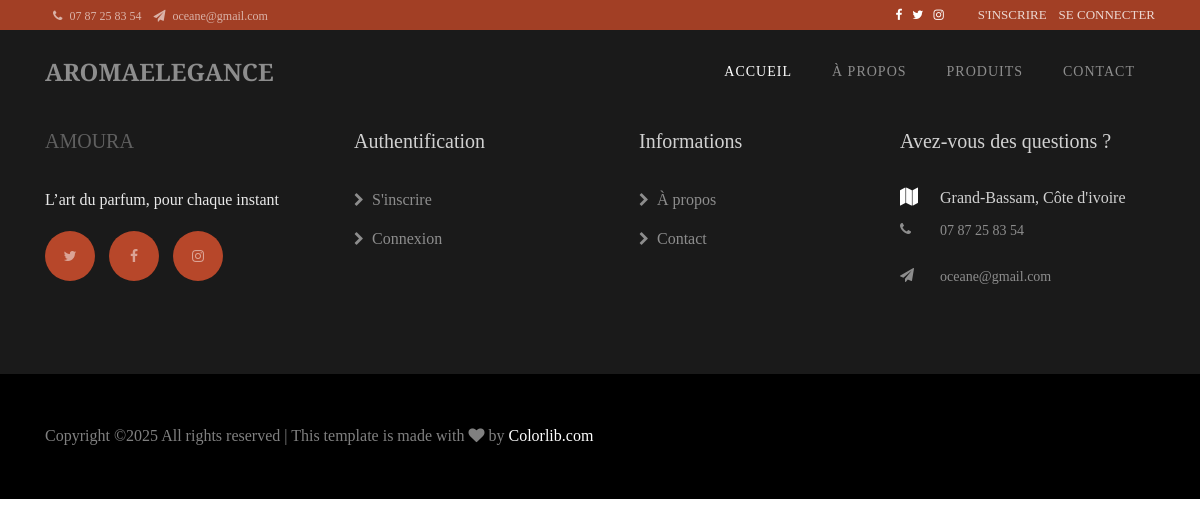
The app's page /base/ with its own data.
### base/models.py (models this page shows, shortened)
class InformationsSite(models.Model):
    nom_site = models.CharField(max_length=100, default="Liquor Store")
    slogan = models.CharField(max_length=255, blank=True, null=True)
    description = models.TextField(blank=True, null=True)
    facebook_link = models.URLField(blank=True, null=True)
    twitter_link = models.URLField(blank=True, null=True)
    instagram_link = models.URLField(blank=True, null=True)
    dribbble_link = models.URLField(blank=True, null=True)
    adresse = models.CharField(max_length=255, blank=True, null=True)
    telephone = models.CharField(max_length=50, blank=True, null=True)
    email = models.EmailField(blank=True, null=True)
    updated_at = models.DateTimeField(auto_now=True)
    class Meta:
        verbose_name = "Information du Site"
        verbose_name_plural = "Informations du Site"

### base/views.py (the view)
# urls.py: path('', base, name='base'),
def base(request):
    return render(request, 'base/base.html')  # ou 'base/home.html' si tu crées une homepage distincte

### base/context_processors.py (called while the page is built)
def informations_site(request):
    info = InformationsSite.objects.first()
    return {'infos_site': info}

### base/templates/base/base.html (shortened to what this page needs)
{% load static %}
<!DOCTYPE html>
<html lang="en">
  <head>
    <link rel="stylesheet" href="https://stackpath.bootstrapcdn.com/font-awesome/4.7.0/css/font-awesome.min.css">
    <link rel="stylesheet" href="{% static 'css/animate.css' %}">
    <link rel="stylesheet" href="{% static 'css/owl.carousel.min.css' %}">
    <link rel="stylesheet" href="{% static 'css/owl.theme.default.min.css' %}">
    <link rel="stylesheet" href="{% static 'css/magnific-popup.css' %}">
    <link rel="stylesheet" href="{% static 'css/flaticon.css' %}">
    <link rel="stylesheet" href="{% static 'css/style.css' %}">
  </head>
  <body>
  	<div class="wrap">
			<div class="container">
				<div class="row">
					<div class="col-md-6 d-flex align-items-center">
						<p class="mb-0 phone pl-md-2">
							<a href="#" class="mr-2"><span class="fa fa-phone mr-1"></span> {{ infos_site.telephone }}</a>
							<a href="#"><span class="fa fa-paper-plane mr-1"></span> {{ infos_site.email }}</a>
						</p>
					</div>
					<div class="col-md-6 d-flex justify-content-md-end">
						<div class="social-media mr-4">
			    		<p class="mb-0 d-flex">
			    			<a href="{{ infos_site.facebook_link }}" class="d-flex align-items-center justify-content-center"><span class="fa fa-facebook"><i class="sr-only">Facebook</i></span></a>
			    			<a href="{{ infos_site.twitter_link }}" class="d-flex align-items-center justify-content-center"><span class="fa fa-twitter"><i class="sr-only">Twitter</i></span></a>
			    			<a href="{{ infos_site.instagram_link }}" class="d-flex align-items-center justify-content-center"><span class="fa fa-instagram"><i class="sr-only">Instagram</i></span></a>
			    		</p>
		        </div>
		        <div class="reg">
                    <p class="mb-0">
                        {% if user.is_authenticated %}
                           <a href="{% url 'logout' %}">Déconnexion</a>
                        {% else %}
                            <a href="{% url 'register' %}" class="mr-2">S'inscrire</a>
                            <a href="{% url 'login' %}">Se connecter</a>
                        {% endif %}
                    </p>
                </div>
					</div>
				</div>
			</div>
		</div>
	  <nav class="navbar navbar-expand-lg navbar-dark ftco_navbar bg-dark ftco-navbar-light" id="ftco-navbar">
	    <div class="container">
	      <a class="navbar-brand" href="{% url 'accueil' %}"><span>AromaElegance</span></a>
	      <div class="order-lg-last btn-group">
          <a href="#" class="btn-cart dropdown-toggle dropdown-toggle-split" data-toggle="dropdown" aria-haspopup="true" aria-expanded="false">
          </a>
	      <div class="collapse navbar-collapse" id="ftco-nav">
	        <ul class="navbar-nav ml-auto">
	          <li class="nav-item active"><a href="{% url 'accueil' %}" class="nav-link">Accueil</a></li>
	          <li class="nav-item"><a href="{% url 'about' %}" class="nav-link">À propos</a></li>
	          <li class="nav-item"><a href="{% url 'produits' %}" class="nav-link">Produits</a></li>
	          <li class="nav-item"><a href="{% url 'contact' %}" class="nav-link">Contact</a></li>
	        </ul>
	      </div>
	    </div>
	  </nav>
    <div class="toast-container position-fixed top-0 end-0 p-3 z-3">
  </div>
   <footer class="ftco-footer">
      <div class="container">
        <div class="row mb-5">
          <div class="col-sm-12 col-md">
            <div class="ftco-footer-widget mb-4">
              <h2 class="ftco-heading-2 logo"><a href="{% url 'accueil' %}"><span>Amoura</span></a></h2>
              <p>{{ infos_site.slogan }}</p>
              <ul class="ftco-footer-social list-unstyled mt-2">
                <li class="ftco-animate"><a href="{{ infos_site.twitter_link }}"><span class="fa fa-twitter"></span></a></li>
                <li class="ftco-animate"><a href="{{ infos_site.facebook_link }}"><span class="fa fa-facebook"></span></a></li>
                <li class="ftco-animate"><a href="{{ infos_site.instagram_link }}"><span class="fa fa-instagram"></span></a></li>
              </ul>
            </div>
          </div>
          <div class="col-sm-12 col-md">
            <div class="ftco-footer-widget mb-4 ml-md-4">
                <h2 class="ftco-heading-2">Authentification</h2>
                <ul class="list-unstyled">
                    {% if user.is_authenticated %}
                        <li>
                            <a href="{% url 'logout' %}" class="fa fa-chevron-right mr-2">Déconnexion</a>
                        </li>
                    {% else %}
                        <li><a href="{% url 'register' %}"><span class="fa fa-chevron-right mr-2"></span>S'inscrire</a></li>
                        <li><a href="{% url 'login' %}"><span class="fa fa-chevron-right mr-2"></span>Connexion</a></li>
                    {% endif %}
                </ul>
            </div>
        </div>
          <div class="col-sm-12 col-md">
            <div class="ftco-footer-widget mb-4 ml-md-4">
              <h2 class="ftco-heading-2">Informations</h2>
              <ul class="list-unstyled">
                <li><a href="{% url 'about' %}"><span class="fa fa-chevron-right mr-2"></span>À propos</a></li>
                <li><a href="{% url 'contact' %}"><span class="fa fa-chevron-right mr-2"></span>Contact</a></li>
              </ul>
            </div>
          </div>
          <div class="col-sm-12 col-md">
              <div class="ftco-footer-widget mb-4">
            	<h2 class="ftco-heading-2">Avez-vous des questions ?</h2>
            	<div class="block-23 mb-3">
	              <ul>
	                <li><span class="icon fa fa-map marker"></span><span class="text">{{ infos_site.adresse }}</span></li>
	                <li><a href="tel:{{ infos_site.telephone }}"><span class="icon fa fa-phone"></span><span class="text">{{ infos_site.telephone }}</span></a></li>
	                <li><a href="mailto:{{ infos_site.email }}"><span class="icon fa fa-paper-plane pr-4"></span><span class="text">{{ infos_site.email }}</span></a></li>
	              </ul>
	            </div>
            </div>
          </div>
        </div>
      </div>
      <div class="container-fluid px-0 py-5 bg-black">
      	<div class="container">
      		<div class="row">
	          <div class="col-md-12">
	            <p class="mb-0" style="color: rgba(255,255,255,.5);">
	  Copyright &copy;<script>document.write(new Date().getFullYear());</script> All rights reserved | This template is made with <i class="fa fa-heart color-danger" aria-hidden="true"></i> by <a href="https://colorlib.com" target="_blank">Colorlib.com</a>
	  </p>
	          </div>
	        </div>
      	</div>
      </div>
    </footer>
  </body>
</html>

### records on screen
InformationsSite: telephone "07 87 25 83 54", email "oceane@gmail.com", slogan "L’art du parfum, pour chaque instant", adresse "Grand-Bassam, Côte d'ivoire"
